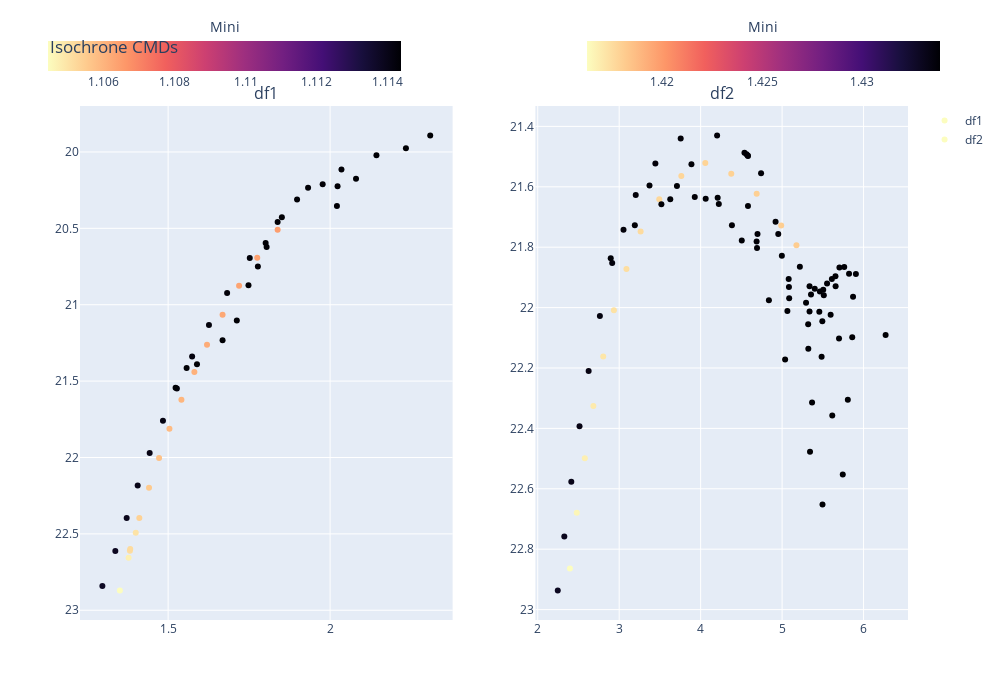

This figure's notebook cell:
### Code cell
# Making interactive plots with plotly
import plotly.express as px
import plotly.graph_objects as go

# Create a subplot with 1 row and 2 columns
fig = sp.make_subplots(rows=1, cols=2, subplot_titles=("df1", "df2"))

# Add scatter plot for df1
fig.add_trace(go.Scatter(x=df1['F475W_appmag-F814W_appmag'], y=df1['F814W_appmag'], mode='markers', name='df1', 
                         marker=dict(color=df1['Mini'], 
                                     colorscale='magma_r', 
                                     colorbar=dict(title='Mini', orientation='h', len=0.45, xanchor="right", yanchor="middle", titleside="top", x=0.4, y=1.1))), 
                                    row=1, col=1)

# Add scatter plot for df2
fig.add_trace(go.Scatter(x=df2['F475W_appmag-F814W_appmag'], y=df2['F814W_appmag'], mode='markers', name='df2', 
                         marker=dict(color=df2['Mini'], 
                                     colorscale='magma_r', 
                                     colorbar=dict(title='Mini', orientation='h', len=0.45, xanchor="left", yanchor="middle", titleside="top", x=0.6, y=1.1))), 
                                     row=1, col=2)

# Update layout
fig.update_layout(height=700, width=1000, title_text="Subplots", title='Isochrone CMDs')

# Inverse y-axes
fig.update_yaxes(autorange="reversed")

# Show the plot
fig.show()

### Figure 1 — Plotly figure (JSON) as saved in the notebook; plotly's stock layout.template omitted (floating-point values rounded to 4 significant figures)
{"data": [{"marker": {"color": [1.104, 1.105, 1.105, 1.105, 1.105, 1.105, 1.106, 1.106, 1.106, 1.106, 1.106, 1.106, 1.106, 1.106, 1.106, 1.106, 1.114, 1.114, 1.114, 1.114, 1.114, 1.114, 1.114, 1.114, 1.114, 1.114, 1.114, 1.114, 1.114, 1.114, 1.114, 1.114, 1.114, 1.114, 1.114, 1.114, 1.114, 1.114, 1.114, 1.114, 1.114, 1.114, 1.114, 1.114, 1.114, 1.114, 1.114, 1.114], "colorbar": {"len": 0.45, "orientation": "h", "title": {"side": "top", "text": "Mini"}, "x": 0.4, "xanchor": "right", "y": 1.1, "yanchor": "middle"}, "colorscale": [[0, "#fcfdbf"], [0.1111, "#feca8d"], [0.2222, "#fd9668"], [0.3333, "#f1605d"], [0.4444, "#cd4071"], [0.5556, "#9e2f7f"], [0.6667, "#721f81"], [0.7778, "#440f76"], [0.8889, "#180f3d"], [1, "#000004"]]}, "mode": "markers", "name": "df1", "type": "scatter", "x": [1.351, 1.378, 1.4, 1.382, 1.383, 1.411, 1.441, 1.472, 1.504, 1.541, 1.581, 1.62, 1.668, 1.719, 1.775, 1.838, 1.297, 1.337, 1.372, 1.406, 1.443, 1.484, 1.527, 1.574, 1.626, 1.682, 1.752, 1.838, 1.851, 1.898, 1.932, 1.801, 1.523, 1.557, 1.804, 1.977, 2.035, 1.777, 1.589, 1.748, 2.023, 2.143, 2.08, 1.668, 1.712, 2.021, 2.234, 2.309], "xaxis": "x", "y": [22.87, 22.66, 22.49, 22.61, 22.6, 22.4, 22.2, 22.0, 21.81, 21.62, 21.44, 21.26, 21.07, 20.88, 20.69, 20.51, 22.84, 22.61, 22.4, 22.18, 21.97, 21.76, 21.55, 21.34, 21.13, 20.92, 20.69, 20.46, 20.43, 20.31, 20.23, 20.6, 21.54, 21.41, 20.62, 20.21, 20.11, 20.75, 21.39, 20.87, 20.23, 20.02, 20.18, 21.23, 21.1, 20.35, 19.98, 19.89], "yaxis": "y"}, {"marker": {"color": [1.416, 1.417, 1.417, 1.417, 1.417, 1.417, 1.417, 1.418, 1.418, 1.418, 1.418, 1.418, 1.418, 1.418, 1.418, 1.433, 1.433, 1.433, 1.433, 1.433, 1.433, 1.434, 1.434, 1.434, 1.434, 1.434, 1.434, 1.434, 1.434, 1.434, 1.434, 1.434, 1.434, 1.434, 1.434, 1.434, 1.434, 1.434, 1.434, 1.434, 1.434, 1.434, 1.434, 1.434, 1.434, 1.434, 1.434, 1.434, 1.434, 1.434, 1.434, 1.434, 1.434, 1.434, 1.434, 1.434, 1.434, 1.434, 1.434, 1.434, 1.434, 1.434, 1.434, 1.434, 1.434, 1.434, 1.434, 1.434, 1.434, 1.434, 1.434, 1.434, 1.434, 1.434, 1.434, 1.434, 1.434, 1.434, 1.434, 1.434, 1.434, 1.434, 1.434, 1.434, 1.434, 1.434, 1.434, 1.434, 1.434, 1.434, 1.434], "colorbar": {"len": 0.45, "orientation": "h", "title": {"side": "top", "text": "Mini"}, "x": 0.6, "xanchor": "left", "y": 1.1, "yanchor": "middle"}, "colorscale": [[0, "#fcfdbf"], [0.1111, "#feca8d"], [0.2222, "#fd9668"], [0.3333, "#f1605d"], [0.4444, "#cd4071"], [0.5556, "#9e2f7f"], [0.6667, "#721f81"], [0.7778, "#440f76"], [0.8889, "#180f3d"], [1, "#000004"]]}, "mode": "markers", "name": "df2", "type": "scatter", "x": [2.395, 2.479, 2.578, 2.683, 2.804, 2.935, 3.089, 3.263, 3.492, 3.763, 4.057, 4.376, 4.688, 4.989, 5.176, 2.246, 2.326, 2.412, 2.513, 2.625, 2.763, 2.914, 3.053, 3.203, 3.444, 3.755, 4.202, 4.538, 4.563, 4.581, 4.578, 4.742, 4.92, 3.372, 2.896, 3.887, 4.953, 5.218, 4.581, 3.192, 3.709, 4.997, 5.337, 5.401, 4.209, 3.518, 4.698, 5.355, 5.464, 5.081, 3.627, 4.223, 5.294, 5.505, 5.552, 4.687, 3.928, 5.084, 5.512, 5.611, 5.337, 4.062, 4.692, 5.457, 5.655, 5.704, 5.087, 4.384, 5.32, 5.657, 5.763, 5.494, 4.505, 5.065, 5.596, 5.822, 5.906, 5.322, 4.838, 5.485, 5.871, 6.271, 5.699, 5.037, 5.368, 5.861, 5.616, 5.343, 5.807, 5.496, 5.745], "xaxis": "x2", "y": [22.86, 22.68, 22.5, 22.33, 22.16, 22.01, 21.87, 21.75, 21.64, 21.56, 21.52, 21.56, 21.62, 21.73, 21.79, 22.94, 22.76, 22.58, 22.39, 22.21, 22.03, 21.85, 21.74, 21.63, 21.52, 21.44, 21.43, 21.49, 21.49, 21.5, 21.5, 21.55, 21.72, 21.6, 21.84, 21.52, 21.76, 21.86, 21.66, 21.73, 21.6, 21.83, 21.93, 21.94, 21.64, 21.66, 21.76, 21.96, 21.95, 21.91, 21.64, 21.66, 21.98, 21.94, 21.92, 21.78, 21.63, 21.93, 21.96, 21.91, 22.01, 21.64, 21.8, 22.01, 21.9, 21.87, 21.97, 21.73, 22.05, 21.93, 21.87, 22.05, 21.78, 22.01, 22.02, 21.89, 21.89, 22.14, 21.98, 22.16, 21.96, 22.09, 22.1, 22.17, 22.31, 22.1, 22.36, 22.48, 22.3, 22.65, 22.55], "yaxis": "y2"}], "layout": {"annotations": [{"font": {"size": 16}, "showarrow": false, "text": "df1", "x": 0.225, "xanchor": "center", "xref": "paper", "y": 1, "yanchor": "bottom", "yref": "paper"}, {"font": {"size": 16}, "showarrow": false, "text": "df2", "x": 0.775, "xanchor": "center", "xref": "paper", "y": 1, "yanchor": "bottom", "yref": "paper"}], "height": 700, "title": {"text": "Isochrone CMDs"}, "width": 1000, "xaxis": {"anchor": "y", "domain": [0, 0.45]}, "xaxis2": {"anchor": "y2", "domain": [0.55, 1]}, "yaxis": {"anchor": "x", "autorange": "reversed", "domain": [0, 1]}, "yaxis2": {"anchor": "x2", "autorange": "reversed", "domain": [0, 1]}}}
